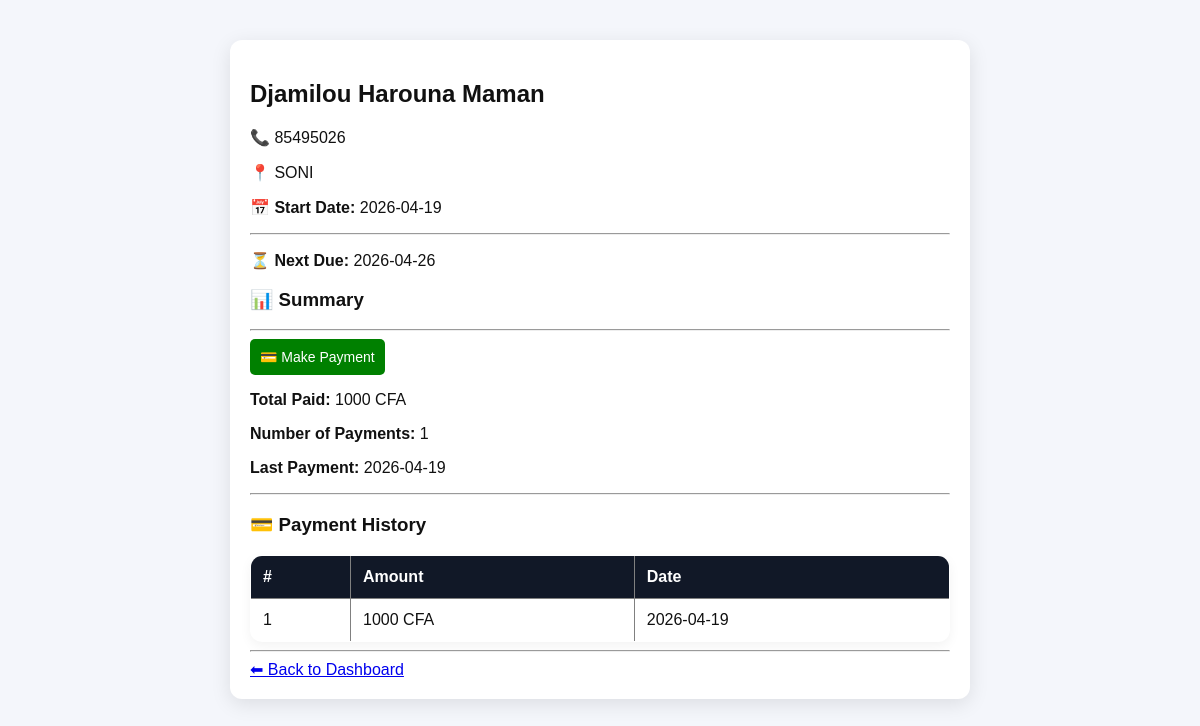
/renter/1 (signed in), run on the app's committed database.
### tables this page shows
CREATE TABLE renters (
            id INTEGER PRIMARY KEY AUTOINCREMENT,
            name TEXT,
            phone TEXT,
            address TEXT,
            barrow TEXT,
            start_date TEXT,
            due_date TEXT,
            paid TEXT,
            last_payment_date TEXT   
        );

CREATE TABLE payments (
            id INTEGER PRIMARY KEY AUTOINCREMENT,
            renter_id INTEGER,
            amount TEXT,
            payment_date TEXT
        );

### app.py (the view)
@app.route("/renter/<int:id>")
def renter_profile(id):
    if "user" not in session:
        return redirect("/login")
    conn = sqlite3.connect("database.db")
    c = conn.cursor()
    c.execute("SELECT * FROM renters WHERE id=?", (id,))
    renter = c.fetchone()
    c.execute("""
        SELECT amount, payment_date
        FROM payments
        WHERE renter_id=?
        ORDER BY payment_date DESC
    """, (id,))
    payments = c.fetchall()
    total_paid = sum([int(p[0]) for p in payments]) if payments else 0
    total_payments = len(payments)
    last_payment = payments[0][1] if payments else None
    conn.close()
    return render_template(
        "renter.html",
        renter=renter,
        payments=payments,
        total_paid=total_paid,
        total_payments=total_payments,
        last_payment=last_payment
    )

### templates/renter.html (shortened to what this page needs)
<!DOCTYPE html>
<html>
<head>
    <link rel="stylesheet" href="/static/style.css">
</head>
<body>
<div class="profile-container">
    <h2>{{ renter[1] }}</h2>
    <p>📞 {{ renter[2] }}</p>
    <p>📍 {{ renter[3] }}</p>
    <p><strong>📅 Start Date:</strong> {{ renter[5] }}</p>
    <hr>
    <p><strong>⏳ Next Due:</strong> {{ renter[6] }}</p>
    <h3>📊 Summary</h3>
    <hr>
    <a href="/pay/{{ renter[0] }}">
        <button style="padding:10px; background:green; color:white; border:none; border-radius:5px;">
            💳 Make Payment
        </button>
    </a>
    <p><strong>Total Paid:</strong> {{ total_paid }} CFA</p>
    <p><strong>Number of Payments:</strong> {{ total_payments }}</p>
    <p><strong>Last Payment:</strong>
        {% if last_payment %}
            {{ last_payment }}
        {% else %}
            None
        {% endif %}
    </p>
    <hr>
    <h3>💳 Payment History</h3>
    {% if payments and payments|length > 0 %}
    <table border="1" cellpadding="8" cellspacing="0">
        <tr>
            <th>#</th>
            <th>Amount</th>
            <th>Date</th>
        </tr>
        {% for p in payments %}
        <tr>
            <td>{{ loop.index }}</td>
            <td>{{ p[0] }} CFA</td>
            <td>{{ p[1] }}</td>
        </tr>
        {% endfor %}
    </table>
    {% else %}
    <p style="color:red; font-weight:bold;">No payment history found</p>
    {% endif %}
    <hr>
    <a href="/dashboard">⬅ Back to Dashboard</a>
</div>
</body>
</html>

### static/style.css (style rules this page uses)
body { margin: 0; font-family: Arial, sans-serif; background: #f4f6fb; color: #111; }
.profile-container { max-width: 700px; margin: 40px auto; padding: 20px; background: white; border-radius: 12px; box-shadow: 0 5px 20px rgba(0,0,0,0.1); }
button, .btn { background: #2563eb; color: white; padding: 8px 14px; border-radius: 10px; border: none; text-decoration: none; display: inline-block; transition: all 0.2s ease; cursor: pointer; font-size: 14px; }
table { width: 100%; border-collapse: collapse; background: white; border-radius: 12px; overflow: hidden; box-shadow: 0 4px 12px rgba(0,0,0,0.05); }
th { background: #111827; color: white; padding: 12px; text-align: left; }
td { padding: 12px; border-bottom: 1px solid #eee; }
body { animation: fadeIn 0.4s ease-in-out; }

### data on the page
renters: name "Djamilou Harouna Maman", phone "85495026", address "SONI", start_date "2026-04-19", due_date "2026-04-26"
payments: payment_date "2026-04-19", amount "1000"

### other printed values
{{ total_paid }} "1000"
{{ total_payments }} "1"
